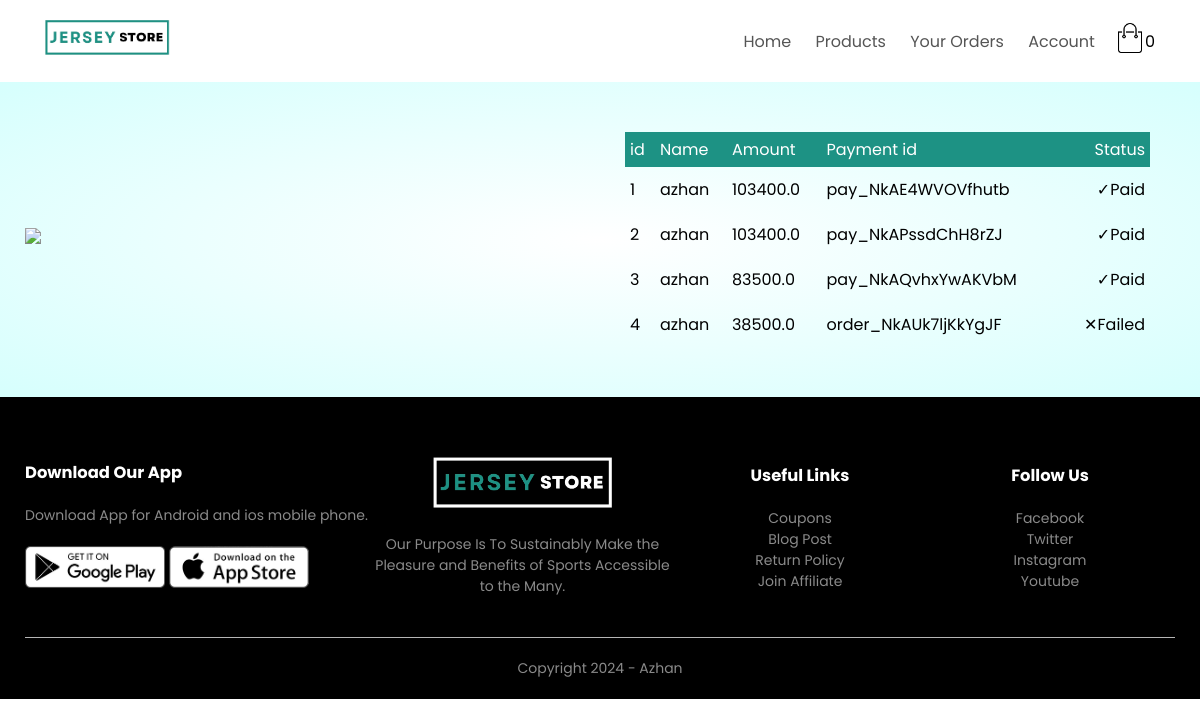
The page /myorder/ (signed in) on the database its author committed.
### app/models.py (models this page shows)
class Payment(models.Model):
    Name = models.CharField(max_length=20)
    Amount = models.CharField(max_length=20)
    Payment_id = models.CharField(max_length=100)
    Paid = models.BooleanField(default=False)

### app/views.py (the view)
# urls.py: path('myorder/',myorder,name='myorder'),
def myorder(request):
    name = request.session['name']
    data = Payment.objects.filter(Name=name)
    return render(request,'myorder.html',{'data':data})

### app/templates/myorder.html (shortened to what this page needs)
{% load static %}
<!DOCTYPE html>
<html lang="en">
<head>
    <link rel="stylesheet" href="{% static 'style.css' %}">
</head>
<body>
    {% if msg %}
    <div class="container">
        <div class="navbar">
            <div class="logo">
                <img src="{% static 'images/logo.png' %}" alt="logo" width="135px">
            </div>
        </div>
    </div>
    <div class="account-page">
        <div class="container">
            <div class="row">
                <div class="col-2">
                    <img src="{% static 'images/image1.png' %}" width="100%">
                </div>
                <div class="col-2">
                     <div class="form-container">
                        <h1>{{msg}}</h1>
                        <a class="btn" href="{% url 'loginpage' %}">Login</a>
                    </div>
                </div>
            </div>
        </div>
    </div>
    {% else %}
    <div class="container">
        <div class="navbar">
            <div class="logo">
                <img src="{% static 'images/logo.png' %}" alt="logo" width="125px">
            </div>
            <nav>
                <ul id="MenuItems">
                    <li><a href="{% url 'user' %}">Home</a></li>
                    <li><a href="{% url 'products' %}">Products</a></li>
                    <li><a href="{% url 'myorder' %}">Your Orders</a></li>
                    <li><a href="{% url 'account' %}">Account</a></li>
                </ul>
            </nav>
            <a href="{% url 'cart' %}"><img src="{% static 'images/cart.png' %}" width="30px" height="30px"></a>
            <span class="badge badge-info">{{request.session.card|length}}</span>
        </div>
    </div>
    <div class="account-page">
        <div class="container">
            <div class="row">
                <div class="col-2">
                    <img src="{% static 'images/image1.png' %}" width="100%">
                </div>
                <div class="col-2">
                     <div class="container">
                        <table>
                            <tr>
                                <th>id</th>
                                <th>Name</th>
                                <th>Amount</th>
                                <th>Payment id</th>
                                <th>Status</th>
                            </tr>
                            {% for i in data %}
                            <tr>
                                <td>{{forloop.counter}}</td>
                                <td>{{i.Name}}</td>
                                <td>{{i.Amount}}</td>
                                <td>{{i.Payment_id}}</td>
                                {% if i.Paid %}
                                <td>&#10003;Paid</td>
                                {% else %}
                                <td>&#10005;Failed</td>
                                {% endif %}
                            </tr>
                       {% endfor %}
                        </table>
                    </div>
                </div>
            </div>
        </div>
    </div>
    {% endif %}
    <div class="footer">
        <div class="container">
            <div class="row">
                <div class="footer-col-1">
                    <h3>Download Our App</h3>
                    <p>Download App for Android and ios mobile phone.</p>
                    <div class="app-logo">
                        <img src="{% static 'images/play-store.png' %}">
                        <img src="{% static 'images/app-store.png' %}">
                    </div>
                </div>
                <div class="footer-col-2">
                    <img src="{% static 'images/logo-white.png' %}">
                    <p>Our Purpose Is To Sustainably Make the Pleasure and Benefits of Sports Accessible to the Many.
                    </p>
                </div>
                <div class="footer-col-3">
                    <h3>Useful Links</h3>
                    <ul>
                        <li>Coupons</li>
                        <li>Blog Post</li>
                        <li>Return Policy</li>
                        <li>Join Affiliate</li>
                    </ul>
                </div>
                <div class="footer-col-4">
                    <h3>Follow Us</h3>
                    <ul>
                        <li>Facebook</li>
                        <li>Twitter</li>
                        <li>Instagram</li>
                        <li>Youtube</li>
                    </ul>
                </div>
            </div>
            <hr>
            <p class="copyright">Copyright 2024 - Azhan</p>
        </div>
    </div>
</body>
</html>

### app/static/style.css (style rules this page uses)
* { margin: 0; padding: 0; box-sizing: border-box; }
body { font-family: 'Poppins', sans-serif; }
.navbar { display: flex; align-items: center; padding: 20px; }
nav { flex: 1; text-align: right; }
nav ul { display: inline-block; list-style-type: none; }
nav ul li { display: inline-block; margin-right: 20px; }
a { text-decoration: none; color: #555; }
p { color: #555; }
.container { max-width: 1300px; margin: auto; padding-left: 25px; padding-right: 25px; }
.row { display: flex; align-items: center; flex-wrap: wrap; justify-content: space-around; }
.col-2 { flex-basis: 50%; min-width: 300px; }
.col-2 img { max-width: 100%; padding: 50px 0; }
.footer { background: black; color: #8a8a8a; font-size: 14px; padding: 60px 0 20px; }
.footer p { color: #8a8a8a; }
.footer h3 { color: #fff; margin-bottom: 20px; }
.footer-col-1, .footer-col-2, .footer-col-3, .footer-col-4 { min-width: 250px; margin-bottom: 20px; }
.footer-col-1 { flex-basis: 30%; }
.footer-col-2 { flex: 1; text-align: center; }
.footer-col-2 img { width: 180px; margin-bottom: 20px; }
.footer-col-3, .footer-col-4 { flex-basis: 12%; text-align: center; }
ul { list-style-type: none; }
.app-logo { margin-top: 20px; }
.app-logo img { width: 140px; }
.footer hr { border: none; background: #b5b5b5; height: 1px; margin: 20px 0; }
.copyright { text-align: center; }
table { width: 100%; border-collapse: collapse; }
th { text-align: left; padding: 5px; color: #fff; background: #1d9284; font-weight: normal; }
td { padding: 10px 5px; }
td:last-child { text-align: right; }
th:last-child { text-align: right; }
.account-page { padding: 50px 0; background: radial-gradient(#ffffff,#d6fffd); }

### rows shown on the page
Payment: Name "azhan", Amount "103400.0", Payment_id "pay_NkAE4WVOVfhutb", Paid "✓Paid"
Payment: Name "azhan", Amount "103400.0", Payment_id "pay_NkAPssdChH8rZJ", Paid "✓Paid"
Payment: Name "azhan", Amount "83500.0", Payment_id "pay_NkAQvhxYwAKVbM", Paid "✓Paid"
Payment: Name "azhan", Amount "38500.0", Payment_id "order_NkAUk7ljKkYgJF", Paid "✕Failed"

### other values the page prints
{{ request.session.card|length }} "0"
